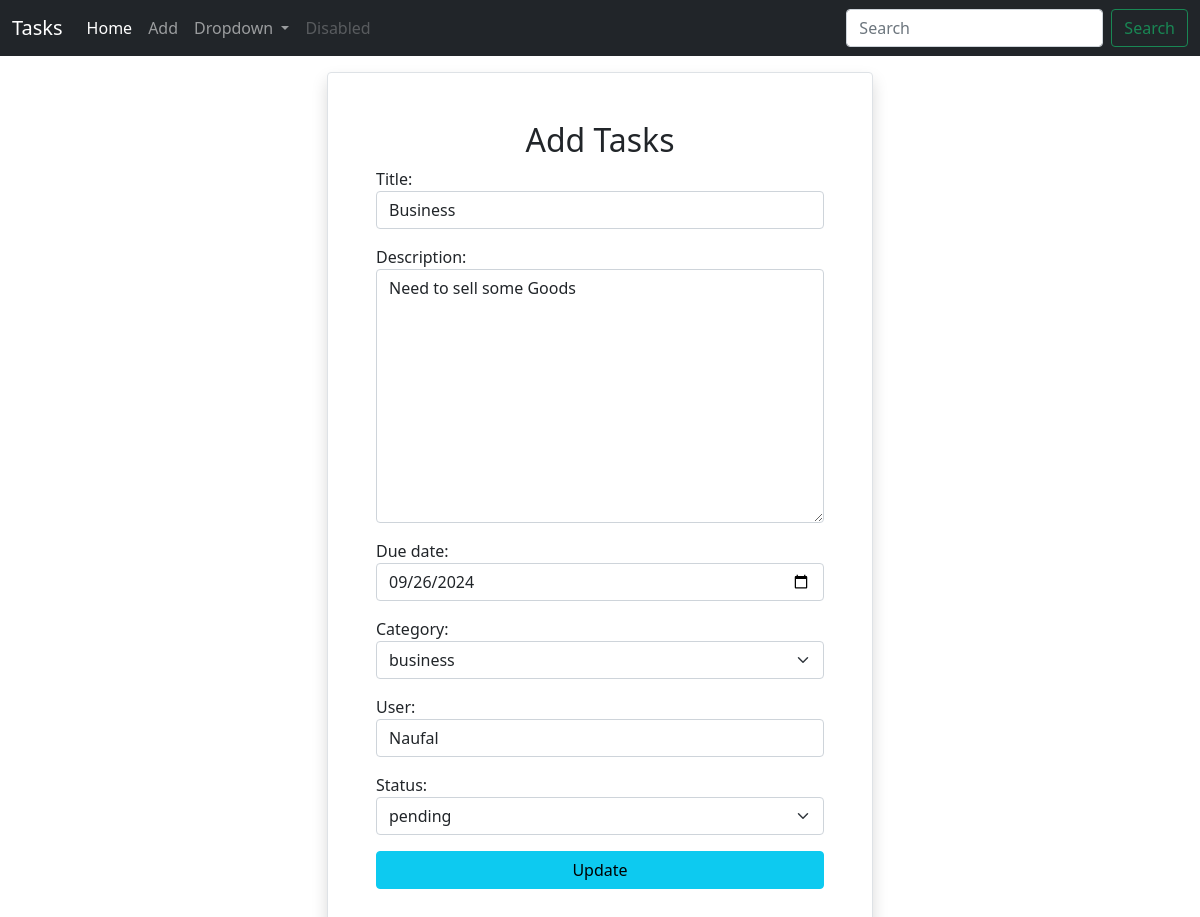
/tasks/4/change/, run on the app's committed database.
### notes/models.py (models this page shows, shortened)
class Task(models.Model):
    title=models.CharField(max_length=200)
    description=models.TextField()
    created_date=models.DateTimeField(auto_now_add=True)
    updated_date=models.DateTimeField(auto_now=True)
    due_date=models.DateTimeField(null=True)
    category_choices=(
        ("personal","personal"),
        ("business","business")
    )
    category=models.CharField(max_length=200,choices=category_choices,default="personal")
    status_choices=(
        ("pending","pending"),
        ("in-progress","in-progress"),
        ("done","done")
    )
    status=models.CharField(max_length=200,choices=status_choices,default="pending")
    user=models.CharField(max_length=200)

### notes/views.py (the view, shortened to what this page needs)
# urls.py: path('tasks/<int:pk>/change/',views.TaskUpdateView.as_view(),name="task-update"),
class TaskUpdateView(View):
    def get(self,request,*args,**kwargs):
        id=kwargs.get("pk")
        task_obj=Task.objects.get(id=id)
        form_instance=TaskForm(instance=task_obj)
        form_instance.fields["status"]=forms.ChoiceField(choices=Task.status_choices,widget=forms.Select(attrs={"class":"form-control form-select mb-3"}),initial=task_obj.status)
        return render(request,"task_edit.html",{'form':form_instance})

### notes/forms.py
class TaskForm(forms.ModelForm):
    class Meta:
        model=Task
        exclude=("created_date","status","updated_date")
        widgets={
            "title":forms.TextInput(attrs={"class":"form-control mb-3"}),
            "description":forms.Textarea(attrs={"class":"form-control mb-3"}),
            "due_date":forms.DateInput(attrs={"class":"form-control mb-3","type":"date"}),
            "category":forms.Select(attrs={"class":"form-control form-select mb-3"}),
            "user":forms.TextInput(attrs={"class":"form-control mb-3"})
        }

### notes/templates/task_edit.html (shortened to what this page needs)
{%extends 'base.html'%}
{%block main_block%}
    <div class="container">
        <div class="row">
            <div class="col-3"></div>
            <div class="col-6">
                <form action="" method="post" class="mt-3 border shadow rounded p-5 mx-auto">
                    <h2 class="text-center">Add Tasks</h2>
                    {{form}}
                    <div class="d-grid gap-2">
                        <button type="submit" class="btn btn-info">Update</button>
                    </div>
                </form>
            </div>
            <div class="col-3"></div>
        </div>
    </div>
{%endblock%}

### data on the page
Task: title "Business", description "Need to sell some Goods", due_date "09/26/2024", category "business", user "Naufal", status "pending"
